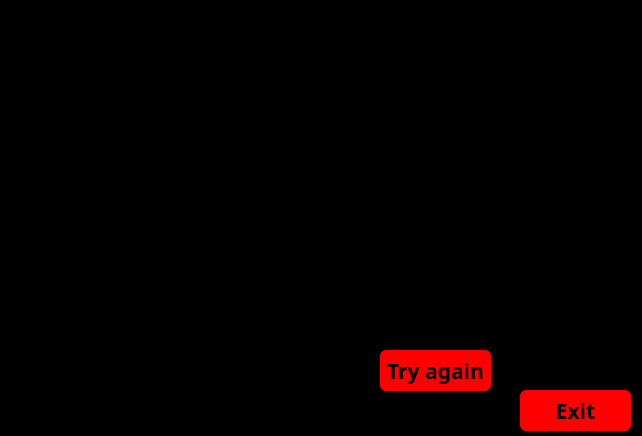
<?xml version="1.0" encoding="UTF-8"?>
<ui version="4.0">
 <class>GameOver</class>
 <widget class="QWidget" name="GameOver">
  <property name="geometry">
   <rect>
    <x>0</x>
    <y>0</y>
    <width>642</width>
    <height>436</height>
   </rect>
  </property>
  <property name="windowTitle">
   <string>Form</string>
  </property>
  <property name="styleSheet">
   <string notr="true">background-color: rgb(0, 0, 0);</string>
  </property>
  <widget class="QPushButton" name="pushButton">
   <property name="geometry">
    <rect>
     <x>380</x>
     <y>350</y>
     <width>111</width>
     <height>41</height>
    </rect>
   </property>
   <property name="font">
    <font>
     <family>Berlin Sans FB Demi</family>
     <pointsize>16</pointsize>
     <weight>75</weight>
     <bold>true</bold>
    </font>
   </property>
   <property name="styleSheet">
    <string notr="true">color: rgb(0, 0, 0);
background: rgb(255, 0, 0);
border-radius: 6px;</string>
   </property>
   <property name="text">
    <string>Try again</string>
   </property>
  </widget>
  <widget class="QGraphicsView" name="graphicsView">
   <property name="geometry">
    <rect>
     <x>190</x>
     <y>100</y>
     <width>301</width>
     <height>192</height>
    </rect>
   </property>
   <property name="styleSheet">
    <string notr="true">background-image: url(:/images/GameOver.jpg);</string>
   </property>
  </widget>
  <widget class="QPushButton" name="pushButton_2">
   <property name="geometry">
    <rect>
     <x>520</x>
     <y>390</y>
     <width>111</width>
     <height>41</height>
    </rect>
   </property>
   <property name="font">
    <font>
     <family>Berlin Sans FB Demi</family>
     <pointsize>16</pointsize>
     <weight>75</weight>
     <bold>true</bold>
    </font>
   </property>
   <property name="styleSheet">
    <string notr="true">color: rgb(0, 0, 0);
background: rgb(255, 0, 0);
border-radius: 6px;</string>
   </property>
   <property name="text">
    <string>Exit</string>
   </property>
  </widget>
 </widget>
 <resources/>
 <connections/>
</ui>
